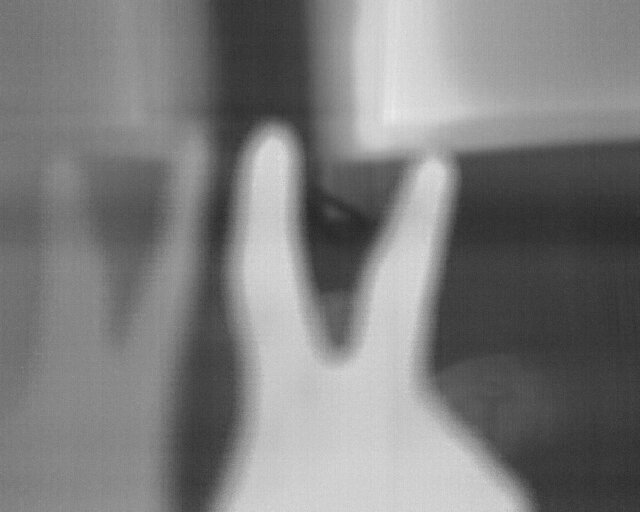
#> input picture test_image/test_image1.jpg, 640 x 512 px
$ python process.py
#> lines starting #> are read from the running program, lines starting #| are printed output that depends on the picture; long printed decimals are rounded
import cv2
import numpy as np


def calc_average_temperature(img, threshold=150):
    ave = np.average(img[img >= threshold])
    return np.where(img < threshold, 0, img), ave


def main():
    from matplotlib import pyplot as plt
    img = cv2.imread("../test_image/test_image1.jpg", cv2.IMREAD_GRAYSCALE)
#> img is the input picture: shape (512, 640); min 37, max 235, mean 124.6
    new_img, ave = calc_average_temperature(img,180)
#> in calc_average_temperature, `ave = np.average(img[img >= threshold])`: ave = 202.1
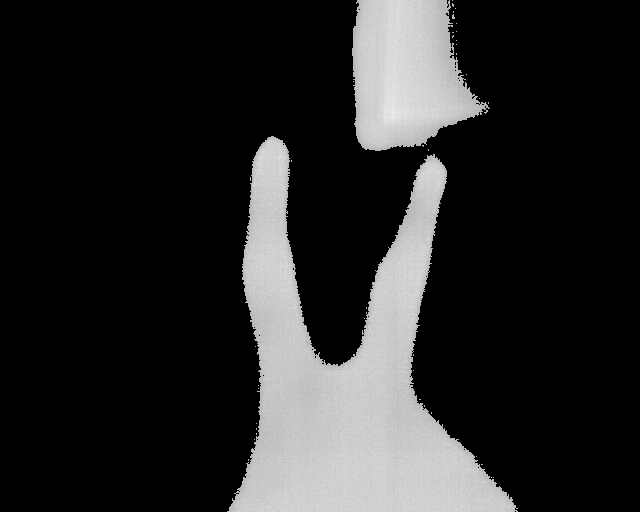
#> new_img: shape (512, 640); min 0, max 235, mean 39.8
#> ave = 202.1
    print(ave)
#| 202.079
    plt.imshow(new_img)
    plt.show()


if __name__ == "__main__":
    main()
